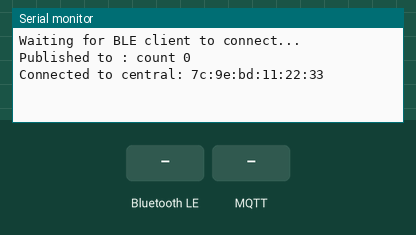
This sketch was run on a simulated ESP32. Shown: the last lines printed to the serial monitor. Inputs (shaded band) come from the test bench. WiFi joins after 1.5 s; servers stay silent unless stated; no MQTT or app messages arrive unless stated; nothing arrives over Bluetooth unless stated; a phone connects over Bluetooth LE 3 s after start.

Above: at 3.8 s.
3.9 s: Bluetooth LE write "1" received
At 4.3 s:
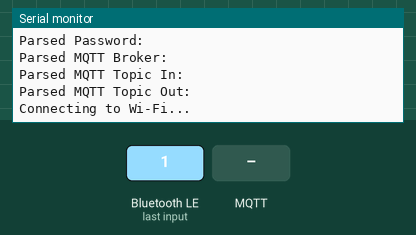
5.4 s: MQTT message "1" arrives on the first subscribed topic
6.9 s: Bluetooth LE write "0" received
At 8.0 s:
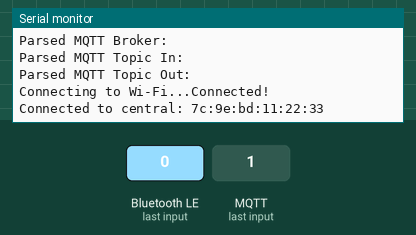

Measured:
- after the input at 3.9 s, the serial monitor: prints a new line at once (image 1)
- after the input at 6.9 s, the serial monitor: prints a new line at once (image 2)

The sketch:

ble_wifi_mqtt.ino
```cpp
#include <WiFi.h>
#include <PubSubClient.h>
#include <ArduinoBLE.h>
#include <ArduinoJson.h>

// Wi-Fi 및 MQTT 정보
char ssid[32];
char password[32];
char mqtt_broker[32];
char mqtt_topic_in[32];  // 수신 토픽
char mqtt_topic_out[32]; // 발행 토픽
bool isConfigured = false;
unsigned long lastMsgTime = 0; // 마지막 메시지 전송 시간
int count = 0; // 카운트 값

// Wi-Fi 및 MQTT 클라이언트 설정
WiFiClient espClient;
PubSubClient mqttClient(espClient);

// BLE 서비스 및 JSON 데이터 특성
BLEService configService("12345678-1234-5678-1234-56789abcdef0");
BLEStringCharacteristic jsonCharacteristic("abcd0001-1234-5678-1234-56789abcdef0", BLEWrite, 256); // JSON 데이터 특성

// MQTT 메시지 콜백 함수
void callback(char* topic, byte* payload, unsigned int length) {
  Serial.print("Message arrived [");
  Serial.print(topic);
  Serial.print("] ");
  for (int i = 0; i < length; i++) {
    Serial.print((char)payload[i]);
  }
  Serial.println();
}

// Wi-Fi 연결 함수
void connectWiFi() {
  Serial.print("Connecting to Wi-Fi...");
  WiFi.begin(ssid, password);
  while (WiFi.status() != WL_CONNECTED) {
    delay(500);
    Serial.print(".");
  }
  Serial.println("Connected!");
}

// MQTT 연결 함수
void connectMQTT() {
  mqttClient.setServer(mqtt_broker, 1883);
  mqttClient.setCallback(callback);
  while (!mqttClient.connected()) {
    Serial.print("Connecting to MQTT...");
    if (mqttClient.connect("ESP32Client")) {
      Serial.println("Connected!");
      mqttClient.subscribe(mqtt_topic_in); // 수신 토픽 구독
    } else {
      Serial.print("Failed, rc=");
      Serial.print(mqttClient.state());
      Serial.println(" try again in 5 seconds");
      delay(5000);
    }
  }
}

// JSON 데이터를 파싱하여 설정 값 업데이트
void parseJSONConfig(const char* json) {
  StaticJsonDocument<256> doc;
  DeserializationError error = deserializeJson(doc, json);

  if (error) {
    Serial.print("Failed to parse JSON: ");
    Serial.println(error.c_str());
    return;
  }

  strlcpy(ssid, doc["ssid"] | "", sizeof(ssid));
  strlcpy(password, doc["password"] | "", sizeof(password));
  strlcpy(mqtt_broker, doc["mqtt_broker"] | "", sizeof(mqtt_broker));
  strlcpy(mqtt_topic_in, doc["mqtt_topic_in"] | "", sizeof(mqtt_topic_in)); // 수신 토픽 정보 저장
  strlcpy(mqtt_topic_out, doc["mqtt_topic_out"] | "", sizeof(mqtt_topic_out)); // 발행 토픽 정보 저장

  Serial.print("Parsed SSID: ");
  Serial.println(ssid);
  Serial.print("Parsed Password: ");
  Serial.println(password);
  Serial.print("Parsed MQTT Broker: ");
  Serial.println(mqtt_broker);
  Serial.print("Parsed MQTT Topic In: ");
  Serial.println(mqtt_topic_in);
  Serial.print("Parsed MQTT Topic Out: ");
  Serial.println(mqtt_topic_out);

  isConfigured = true;
}

void setup() {
  Serial.begin(115200);

  // BLE 초기화
  if (!BLE.begin()) {
    Serial.println("Starting BLE failed!");
    while (1);
  }

  // BLE 서비스 및 특성 설정
  BLE.setLocalName("ESP32_Config");
  BLE.setAdvertisedService(configService);
  configService.addCharacteristic(jsonCharacteristic);
  BLE.addService(configService);
  BLE.advertise();

  Serial.println("Waiting for BLE client to connect...");
}

void loop() {
  // BLE 연결 처리
  BLEDevice central = BLE.central();

  if (central) {
    Serial.print("Connected to central: ");
    Serial.println(central.address());

    // JSON 데이터 수신 및 설정 적용
    while (central.connected()) {
      if (jsonCharacteristic.written()) {
        String jsonString = jsonCharacteristic.value();
        Serial.print("Received JSON: ");
        Serial.println(jsonString);

        // JSON 파싱 및 설정 값 업데이트
        parseJSONConfig(jsonString.c_str());
        break;
      }
    }
    central.disconnect();
  }

  // Wi-Fi 및 MQTT 연결
  if (isConfigured) {
    connectWiFi();
    connectMQTT();
    isConfigured = false;
  }

  // MQTT 클라이언트 처리
  if (mqttClient.connected()) {
    mqttClient.loop();
  }

  // **2초마다 발행 토픽에 메시지 발행**
  if (millis() - lastMsgTime > 2000) { // 2초 경과 시
    lastMsgTime = millis(); // 마지막 메시지 시간 갱신
    String countMessage = "count " + String(count++); // 카운트 메시지 생성
    mqttClient.publish(mqtt_topic_out, countMessage.c_str()); // 설정된 발행 토픽에 메시지 발행
    Serial.print("Published to ");
    Serial.print(mqtt_topic_out);
    Serial.print(": ");
    Serial.println(countMessage);
  }
}
```
